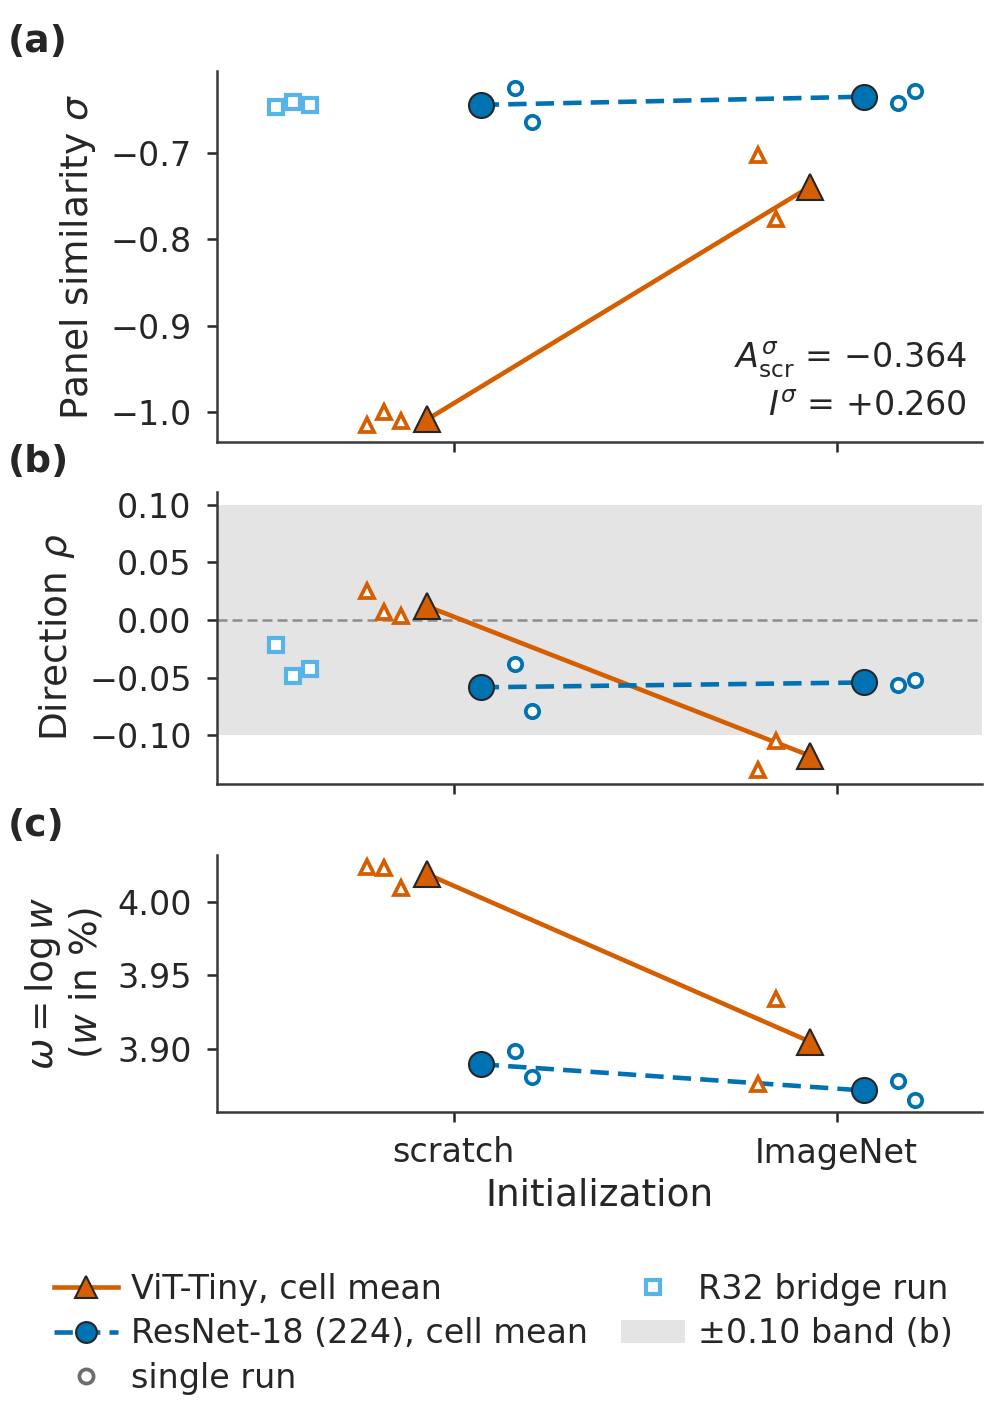

Source code (Python):
#!/usr/bin/env python3
"""Two-by-two design on CIFAR-10: cell means and runs of sigma, rho and omega (brief 12, section 6.3).

Change log (degisiklik notu):
- 2026-10-31, hakem konseyi B14 (birlesik.md; mercek_sunum bulgu 3): rates enter the logarithm in
  percent, so the (c) axis label now reads "omega = log w" with "(w in %)" on a second line.
- 2026-10-31: legend entry of the (b) band prints the registered margin read from meta.delta
  ("+-0.10 band (b)") instead of the symbol delta, matching the caption's "+-0.10 equivalence band".
  The band is drawn on the log scale, for which it is registered (m1); unchanged.
- 2026-10-31: width 3.358 in (= columnwidth of ieeeaccess.cls, see konsey_ortak.py).

One column (3.358 in), three panels stacked, shared x = initialization (scratch, ImageNet).
(a) panel similarity sigma, (b) directional term rho with the +-delta equivalence band,
(c) vulnerability omega = log w. Lines join the cell means of ViT-Tiny and of ResNet-18 (224 px);
small markers are the individual runs; open squares in (a) and (b) are the three 32-pixel
ResNet-18 runs (bridge cell R32). R32 is absent from (c) because its per-run omega is not in the
reference sheet (brief 12, section 9 rule: nothing outside the sheet is drawn).

Inputs (quarantine-safe): results/q1/konsey_ayrisim_b4.json (b4.model_tablosu.<m>.yari_log,
b4.F_B4.karsitliklar, meta.delta), results/q1/konsey_ayrisim_b2.json (b2.F_B2.K-a, K-b, K-c; only
for the R32 identity checks), raporlar/konsey_2026-10-29/hucre_tablosu.json (modeller.<m>.hucre).
Every drawn value is compared with results/C1_REFERANS_FOYU.md before anything is written.

    docker exec -w /workspace adeb_eval python -B paper/figures/konsey/fig_cells_interaction.py
"""
import argparse
import sys
from pathlib import Path

sys.path.insert(0, str(Path(__file__).resolve().parent))
import konsey_ortak as K  # noqa: E402
import matplotlib.pyplot as plt  # noqa: E402
import matplotlib.ticker as mticker  # noqa: E402
from matplotlib.lines import Line2D  # noqa: E402
from matplotlib.patches import Patch  # noqa: E402

SCRIPT_REL = "paper/figures/konsey/fig_cells_interaction.py"
J4P = "results/q1/konsey_ayrisim_b4.json"
J2P = "results/q1/konsey_ayrisim_b2.json"
HTP = "raporlar/konsey_2026-10-29/hucre_tablosu.json"
CELLS = {"V-scr": ("vit", "scr"), "V-IN": ("vit", "IN"), "R224-scr": ("r224", "scr"), "R224-IN": ("r224", "IN")}
# foy M9.2 lines (31.10.2026 sheet): cell summary rows and per-run rows
FOY_CELL = {"V-scr": 1496, "V-IN": 1497, "R224-scr": 1498, "R224-IN": 1499}
FOY_RUN = {"ViT_Tiny_AT_s2001": 1505, "ViT_Tiny_AT_s2002": 1506, "ViT_Tiny_AT_s2003": 1507,
           "V_IN_s2101": 1508, "V_IN_s2102": 1509, "R224_scr_s1201": 1510, "R224_scr_s1202": 1511,
           "R224_IN_s1301": 1512, "R224_IN_s1302": 1513}


def mean(v):
    return sum(v) / len(v)


def main():
    ap = argparse.ArgumentParser(description=__doc__.splitlines()[0])
    ap.add_argument("--name", default="fig_cells_interaction")
    ap.add_argument("--width-in", type=float, default=K.SINGLE_IN)
    ap.add_argument("--height-in", type=float, default=4.75)
    ap.add_argument("--dpi", type=int, default=300)
    ap.add_argument("--seed", type=int, default=0, help="no randomness; kept for the log")
    args = ap.parse_args()

    J4, J2, HT = K.load_json(J4P), K.load_json(J2P), K.load_json(HTP)
    foy = K.Foy()
    MT = K.dig(J4, "b4.model_tablosu")
    hucre = {m: v["hucre"] for m, v in K.dig(HT, "modeller").items()}
    runs = {c: sorted(m for m in MT if hucre.get(m) == c) for c in list(CELLS) + ["C1-R32"]}
    for c in CELLS:
        if runs[c] != sorted(K.dig(J4, f"b4.hucreler.{c}")):
            K.fail(f"cell {c}: hucre_tablosu runs {runs[c]} != b4.hucreler")
    r32 = runs["C1-R32"]
    if len(r32) != 3:
        K.fail(f"expected three R32 runs, got {r32}")
    q = ("sigma", "rho", "omega")
    val = {m: {k: K.dig(MT, f"{m}.yari_log.{k}") for k in q} for m in MT}

    # ---- foy comparisons: runs, cell means, contrasts, delta ----
    for m, n in FOY_RUN.items():
        for k in q:
            foy.kontrol(f"{m}.{k}", val[m][k], n, f"| {m} |", 3)
    cm = {c: {k: mean([val[m][k] for m in runs[c]]) for k in q} for c in CELLS}
    for c, n in FOY_CELL.items():
        foy.metin(f"{c}.n", f"| {c} | {len(runs[c])} |", n, f"| {c} |")
        for k in q:
            foy.kontrol(f"{c}.{k}_ort", cm[c][k], n, f"| {c} |", 3)
    H = K.dig(J4, "b4.F_B4.karsitliklar")
    for c in CELLS:
        foy.esit(f"{c}.sigma_ort == H2.hucre_ort", cm[c]["sigma"], H["H2"]["hucre_ort"][c], 1e-12,
                 "cell mean recomputed from runs equals the frozen script's cell mean")
        foy.esit(f"{c}.rho_ort == H3.hucre_ort", cm[c]["rho"], H["H3"]["hucre_ort"][c], 1e-12,
                 "cell mean recomputed from runs equals the frozen script's cell mean")
    A = H["H1"]["kestirim"]
    I = H["H2"]["kestirim"]
    foy.kontrol("H1.kestirim", A, 1526, "| H1, A^sigma_scr", 3)
    foy.kontrol("H2.kestirim", I, 1527, "| H2, I^sigma", 3)
    foy.esit("H1 == sigma(V-scr) - sigma(R224-scr)", A, cm["V-scr"]["sigma"] - cm["R224-scr"]["sigma"], 1e-12,
             "contrast recomputed from cell means")
    foy.esit("H2 == interaction of cell means", I,
             (cm["V-IN"]["sigma"] - cm["V-scr"]["sigma"]) - (cm["R224-IN"]["sigma"] - cm["R224-scr"]["sigma"]),
             1e-12, "contrast recomputed from cell means")
    delta = K.dig(J4, "meta.delta")
    foy.metin("meta.delta", f"delta = {delta}", 1532, "TOST esdegerlik siniri")
    # R32 bridge runs: sigma and rho through the B2 identities, s1001 directly, cell mean through S1
    Ka, Kb, Kc = K.dig(J2, "b2.F_B2.K-a"), K.dig(J2, "b2.F_B2.K-b"), K.dig(J2, "b2.F_B2.K-c")
    for s, (rm, vm) in enumerate(Ka["ciftler"]):
        foy.kontrol(f"K-a.simetrik_pay[{s}]", Ka["simetrik_pay"][s], 1593, "K-a ayrintisi", 3)
        foy.kontrol(f"K-a.yonlu_pay[{s}]", Ka["yonlu_pay"][s], 1593, "K-a ayrintisi", 3)
        foy.kontrol(f"K-c.sigma_V[{vm}]", Kc["sigma_V"][vm], 1595, "K-c ayrintisi", 3)
        foy.kontrol(f"K-b.degerler[{s}]", Kb["degerler"][s], 1588, "| K-b, ViT yonlu terimi", 3)
        foy.esit(f"sigma({rm}) == sigma_V + simetrik_pay", val[rm]["sigma"],
                 Kc["sigma_V"][vm] + Ka["simetrik_pay"][s], 1e-9, "B2 identity: symmetric part = sigma(R) - sigma(V)")
        foy.esit(f"rho({rm}) == rho_V - 2 yonlu_pay", val[rm]["rho"],
                 Kb["degerler"][s] - 2 * Ka["yonlu_pay"][s], 1e-9, "B2 identity: directional part = -(rho(R) - rho(V))/2")
    foy.kontrol("ResNet18_AT_s1001.sigma (B4 column)", val["ResNet18_AT_s1001"]["sigma"], 1745, "| ResNet18_AT_s1001 |", 3)
    foy.kontrol("ResNet18_AT_s1001.rho (B4 column)", val["ResNet18_AT_s1001"]["rho"], 1745, "| ResNet18_AT_s1001 |", 3)
    s1s = mean([val[m]["sigma"] for m in runs["R224-scr"]]) - mean([val[m]["sigma"] for m in r32])
    s1r = mean([val[m]["rho"] for m in runs["R224-scr"]]) - mean([val[m]["rho"] for m in r32])
    foy.kontrol("S1 sigma = sigma(R224-scr) - sigma(R32)", s1s, 1561, "| S1, kopru sigma", 4)
    foy.kontrol("S1 rho = rho(R224-scr) - rho(R32)", s1r, 1562, "| S1, kopru rho", 3)
    foy_sonuc = foy.bitir()

    # ---- figure ----
    K.style(args.seed)
    W, Hh = args.width_in, args.height_in
    fig = plt.figure(figsize=(W, Hh))
    fig.patch.set_facecolor("white")
    left, right = 0.215, 0.975
    hs = [0.26, 0.205, 0.18]
    tops = [0.950, 0.655, 0.400]
    axs = [fig.add_axes([left, t - h, right - left, h]) for t, h in zip(tops, hs)]
    X = {"scr": 0.0, "IN": 1.0}
    OFF = {"vit": -0.07, "r224": 0.07}
    STY = {"vit": dict(marker="^", ls="-", ms_mean=6.4), "r224": dict(marker="o", ls=(0, (4, 2)), ms_mean=6.0)}
    cizilen = {"hucre_ortalamalari": {}, "kosular": {}, "r32_kopru": {}}
    for ax, k in zip(axs, q):
        for arch in ("vit", "r224"):
            cells = [c for c in CELLS if CELLS[c][0] == arch]
            xs = [X[CELLS[c][1]] + OFF[arch] for c in cells]
            ys = [cm[c][k] for c in cells]
            ax.plot(xs, ys, color=K.COL[arch], ls=STY[arch]["ls"], lw=1.1, marker=STY[arch]["marker"],
                    ms=STY[arch]["ms_mean"], mfc=K.COL[arch], mec=K.INK, mew=0.5, zorder=4)
            for c in cells:
                rs = runs[c]
                for i, m in enumerate(rs):
                    dx = (i - (len(rs) - 1) / 2) * 0.045
                    xx = X[CELLS[c][1]] + OFF[arch] * 2.6 + dx
                    ax.plot([xx], [val[m][k]], ls="none", marker=STY[arch]["marker"], ms=3.2,
                            mfc="white", mec=K.COL[arch], mew=0.9, zorder=5)
                    cizilen["kosular"].setdefault(m, {})[k] = round(val[m][k], 6)
                cizilen["hucre_ortalamalari"].setdefault(c, {})[k] = round(cm[c][k], 6)
        if k in ("sigma", "rho"):
            for i, m in enumerate(r32):
                xx = -0.42 + (i - 1) * 0.045
                ax.plot([xx], [val[m][k]], ls="none", marker="s", ms=3.4, mfc="white", mec=K.COL["r32"],
                        mew=1.0, zorder=5)
                cizilen["r32_kopru"].setdefault(m, {})[k] = round(val[m][k], 6)
        ax.set_xlim(-0.62, 1.38)
        ax.set_xticks([X["scr"], X["IN"]])
        for sp in ("top", "right"):
            ax.spines[sp].set_visible(False)
    axs[1].axhspan(-delta, delta, color="#e4e4e4", lw=0, zorder=0)
    axs[1].axhline(0.0, color=K.ZERO, lw=0.6, ls=(0, (4, 2)), zorder=1)
    for ax in axs[:2]:
        ax.tick_params(labelbottom=False)
    axs[2].set_xticklabels(["scratch", "ImageNet"])
    axs[2].set_xlabel("Initialization", labelpad=2)
    axs[0].set_ylabel(r"Panel similarity $\sigma$", labelpad=3)
    axs[1].set_ylabel(r"Direction $\rho$", labelpad=3)
    axs[2].set_ylabel(r"$\omega=\log w$" + "\n" + r"($w$ in %)", labelpad=3, linespacing=1.15)  # B14
    for ax, step in zip(axs, (0.1, 0.05, 0.05)):
        ax.yaxis.set_major_locator(mticker.MultipleLocator(step))
    fig.align_ylabels(axs)

    def f3(v):
        return f"{v:+.3f}".replace("-", "−")
    axs[0].text(0.98, 0.05, r"$A^{\sigma}_{\mathrm{scr}}$ = " + f3(A) + "\n" + r"$I^{\sigma}$ = " + f3(I),
                transform=axs[0].transAxes, ha="right", va="bottom", fontsize=8, linespacing=1.4)
    for ax, lab in zip(axs, ("(a)", "(b)", "(c)")):
        bb = ax.get_position()
        K.panel_label(fig, 0.008, bb.y1 + 0.008, lab, va="bottom")

    hv = Line2D([], [], color=K.COL["vit"], ls="-", lw=1.1, marker="^", ms=5.5, mfc=K.COL["vit"], mec=K.INK,
                mew=0.5, label="ViT-Tiny, cell mean")
    hr = Line2D([], [], color=K.COL["r224"], ls=(0, (4, 2)), lw=1.1, marker="o", ms=5.0, mfc=K.COL["r224"],
                mec=K.INK, mew=0.5, label="ResNet-18 (224), cell mean")
    hrun = Line2D([], [], ls="none", marker="o", ms=3.4, mfc="white", mec=K.MUTE, mew=0.9, label="single run")
    h32 = Line2D([], [], ls="none", marker="s", ms=3.4, mfc="white", mec=K.COL["r32"], mew=1.0,
                 label="R32 bridge run")
    hb = Patch(facecolor="#e4e4e4", edgecolor="none", label="±" + f"{delta:.2f}" + " band (b)")
    fig.legend(handles=[hv, hr, hrun, h32, hb], loc="lower center", bbox_to_anchor=(0.5, 0.0), ncol=2,
               frameon=False, handletextpad=0.4, columnspacing=1.0, labelspacing=0.35, handlelength=1.9)

    min_pt = K.layout_checks(fig)
    leg = fig.legends[0].get_window_extent(fig.canvas.get_renderer())
    for ax in axs:
        if leg.overlaps(ax.get_tightbbox(fig.canvas.get_renderer())):
            K.fail("legend overlaps an axes")
    out = K.OUTDIR
    pdf, png, moved = K.save(fig, out, args.name, args.dpi)
    okunan = {J4P: ["b4.model_tablosu.<m>.yari_log.{sigma, rho, omega}", "b4.hucreler.<cell>",
                    "b4.F_B4.karsitliklar.H1.kestirim", "b4.F_B4.karsitliklar.H2.{kestirim, hucre_ort}",
                    "b4.F_B4.karsitliklar.H3.hucre_ort", "meta.delta"],
              J2P: ["b2.F_B2.K-a.{ciftler, simetrik_pay, yonlu_pay}", "b2.F_B2.K-b.degerler",
                    "b2.F_B2.K-c.sigma_V (R32 identity checks only)"],
              HTP: ["modeller.<m>.hucre"]}
    cizilen["ek_aciklama"] = {"A_sigma_scr (H1)": round(A, 6), "I_sigma (H2)": round(I, 6), "delta_bandi": delta}
    kp = K.write_kanit(out, args.name, SCRIPT_REL, sys.argv[1:], [J4P, J2P, HTP], (W, Hh), args.dpi, min_pt,
                       okunan, cizilen, foy_sonuc,
                       ["cell runs from hucre_tablosu == b4.hucreler", "every run value vs foy 1505-1513 (3 dp)",
                        "cell means vs foy 1496-1499 and == frozen H2/H3 hucre_ort (1e-12)",
                        "H1, H2 vs foy 1526-1527 and recomputed from cell means (1e-12)",
                        "R32 sigma, rho through B2 identities (1e-9) with K-a/K-b/K-c parts vs foy 1588, 1593, 1595",
                        "R32 s1001 vs foy 1745; R32 mean through S1 vs foy 1561-1562",
                        "no text overlap, all text inside, >= 8 pt, legend clear of axes, no Type 3 font"],
                       ["R32 omitted from panel (c): per-run omega of the 32-pixel ResNet-18 is not in the reference sheet",
                        "x positions are categorical (scratch, ImageNet) with fixed horizontal offsets; no jitter, no randomness"],
                       moved)
    print(f"written: {pdf}\nwritten: {png}\nwritten: {kp}")
    print(f"foy comparisons {foy_sonuc['karsilastirma_sayisi']}, all matched; min font {min_pt}")


if __name__ == "__main__":
    main()
